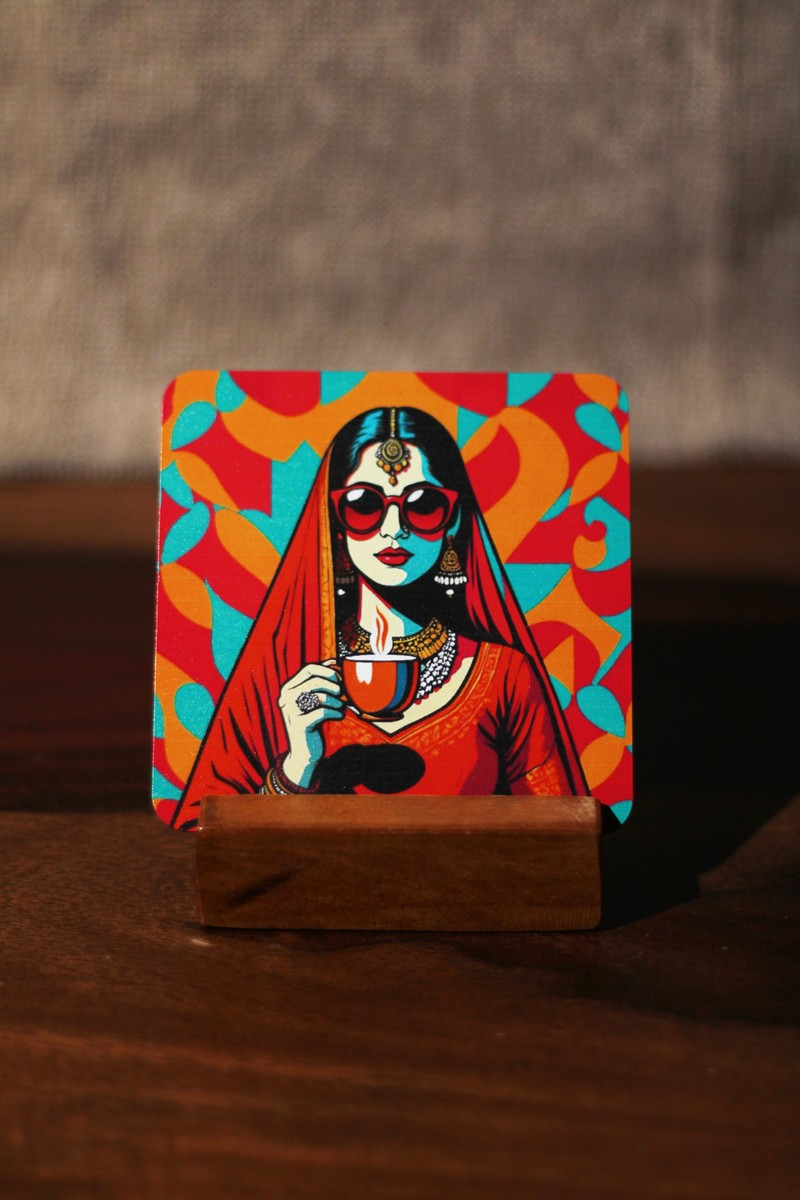
#> input picture assets/products/lady_teatrip.jpg, 800 x 1200 px
$ python -i process_actual_products.py   (imports and definitions only)
#> lines starting #> are read from the running program, lines starting #| are printed output that depends on the picture
import os
import shutil
from PIL import Image

out_dir = os.path.join("assets", "products")
# [1 line not run here, left out]

# Helper to crop square and resize to 900x900 for fast high-res web display
def optimize_image(src_path, dest_name, size=(900, 900)):
#> called with src_path = 'assets/products/lady_teatrip.jpg', dest_name = 'out.png', size = (900, 900)
    if not os.path.exists(src_path):
        print(f"Skipping {src_path}, does not exist")
        return False
    try:
        im = Image.open(src_path)
#> im is the input picture: PIL image 800x1200 RGB; mean R, G, B 99.2, 62.9, 46.7
        im = im.convert("RGB")
        # Center crop to square or target aspect ratio
        w, h = im.size
#> w = 800; h = 1200
        min_dim = min(w, h)
#> min_dim = 800
        left = (w - min_dim) // 2
#> left = 0
        top = (h - min_dim) // 2
#> top = 200
        right = left + min_dim
#> right = 800
        bottom = top + min_dim
#> bottom = 1000
        im_cropped = im.crop((left, top, right, bottom))
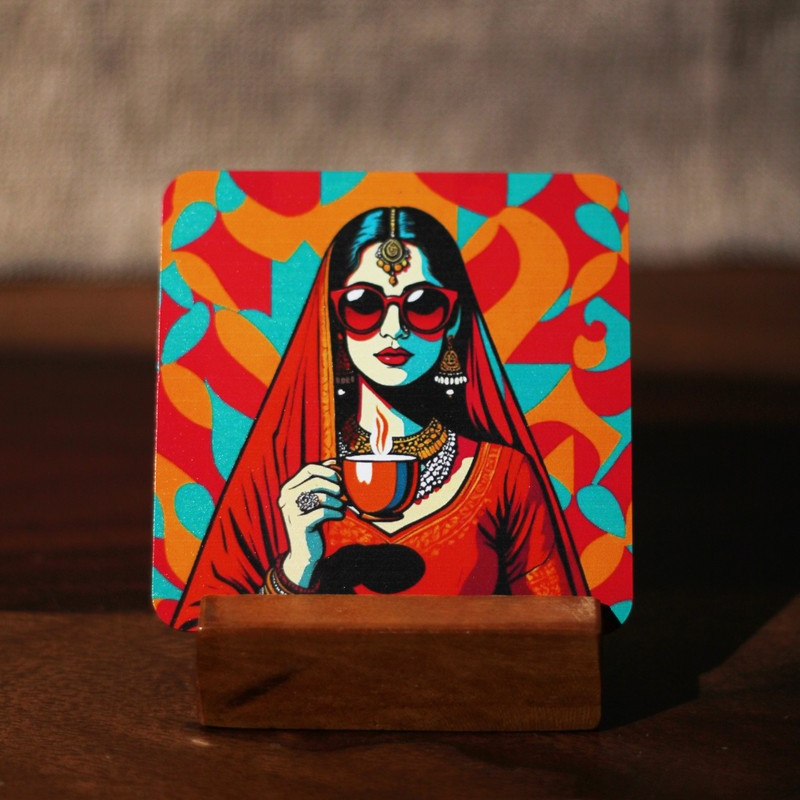
#> im_cropped: PIL image 800x800 RGB; mean R, G, B 102.2, 62.5, 46.4
        im_resized = im_cropped.resize(size, Image.Resampling.LANCZOS)
        dest_path = os.path.join(out_dir, dest_name)
        im_resized.save(dest_path, "JPEG", quality=88, optimize=True)
        print(f"Saved {dest_path} ({os.path.getsize(dest_path)} bytes)")
        return True
    except Exception as e:
        print(f"Error processing {src_path}: {e}")
        return False

# Actual items from the Google Drive
items = [
    ("drive_products/Acrylic coasters + Magnets/Lady TeaTrip.JPG", "lady_teatrip.jpg"),
    ("drive_products/Calendars/Artist Calender.JPG", "artist_calendar.jpg"),
    ("drive_products/Acrylic coasters + Magnets/Formula 1.JPG", "f1_coaster.jpg"),
    ("drive_products/Calendars/Cat Calender.JPG", "cat_calendar.jpg"),
    ("drive_products/Acrylic coasters + Magnets/Starry Nights.png", "starry_nights.jpg"),
    ("drive_products/Acrylic coasters + Magnets/Chugli over Chai.png", "chugli_chai.jpg"),
    ("drive_products/Home Decor/Cherry Blossom.png", "cherry_blossom.jpg"),
    ("drive_products/Acrylic coasters + Magnets/Pitstop_Yellow.JPG", "pitstop_racing.jpg"),
    ("drive_products/Acrylic coasters + Magnets/Drink_Drank_Drunk.JPG", "drink_drank_drunk.jpg"),
    ("drive_products/Acrylic coasters + Magnets/Lay Swagster.JPG", "lady_swagster.jpg")
]

# [4 lines not run here, left out]

>>> result = optimize_image('assets/products/lady_teatrip.jpg', 'out.png')

$ run again, on assets/products/door_hanger_neetu.jpg
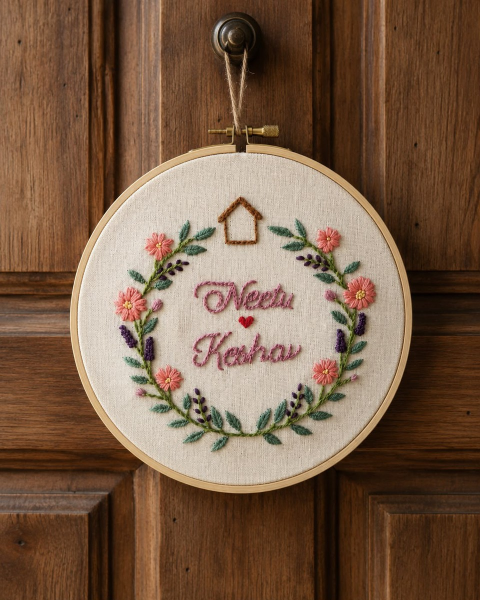
#> input picture assets/products/door_hanger_neetu.jpg, 960 x 1200 px (shown at 1/2 size)
#> in optimize_image, im is the input picture: PIL image 960x1200 RGB; mean R, G, B 120.9, 92.6, 70.6
#> in optimize_image, `im_cropped = im.crop((left, top, right, bottom))`:
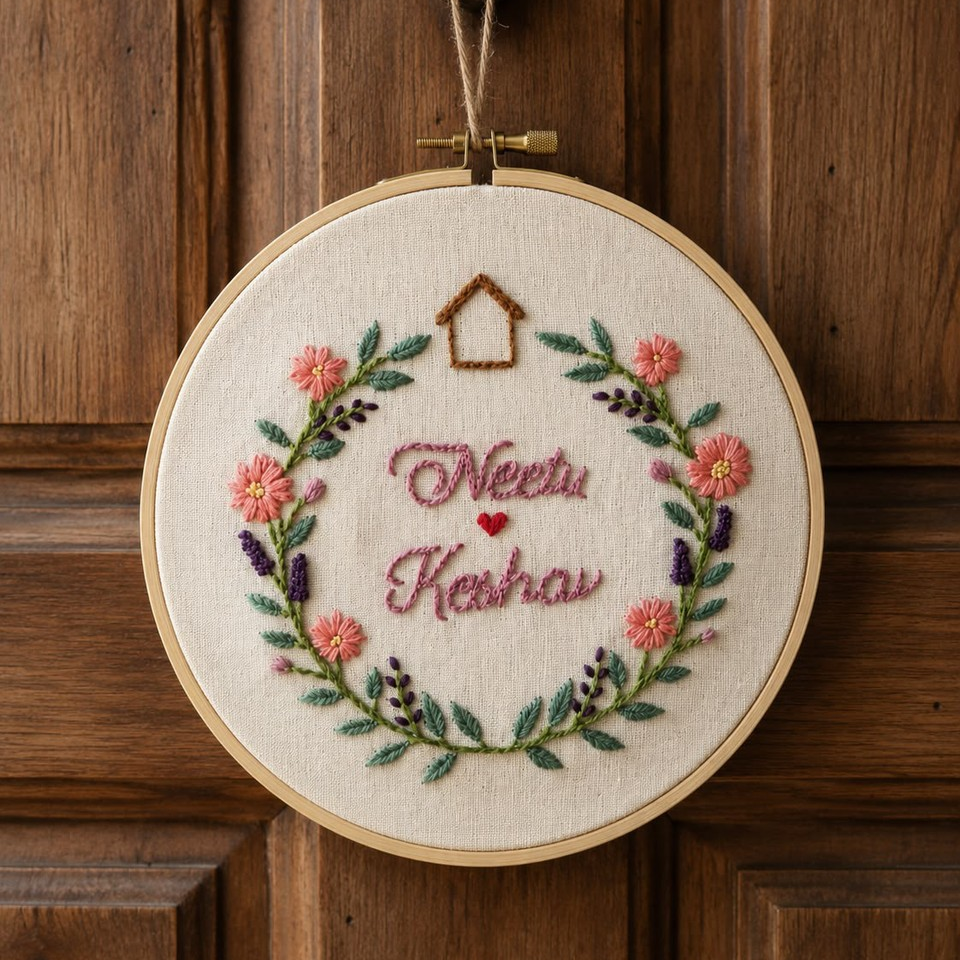
#> im_cropped: PIL image 960x960 RGB; mean R, G, B 128.4, 101.4, 80
